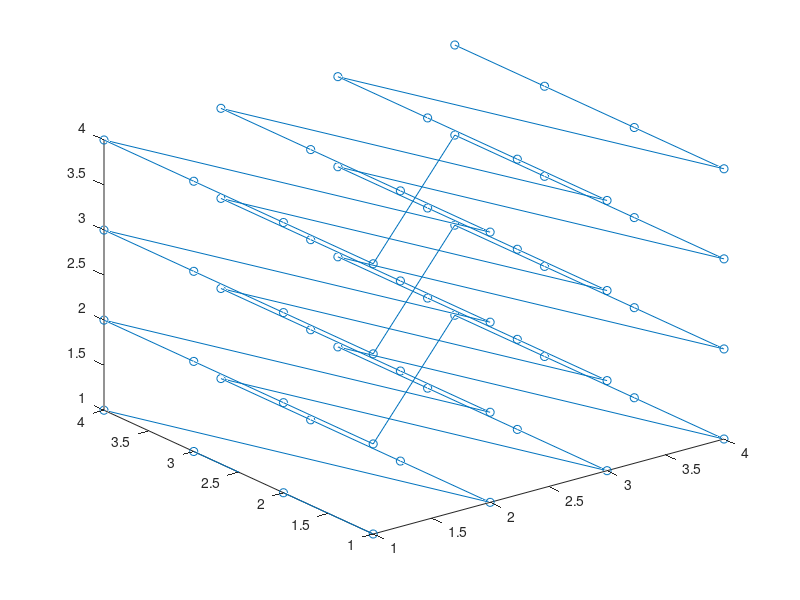

The MATLAB source for this figure: (Note: this script raises an error after producing the figure.)
DIM = 3;
NX = 4; 
if DIM == 1
    %[nodeX, nodeY, nodeZ] = meshgrid(linspace(0,1,NX),0,0);
    [nodeX, nodeY, nodeZ] = meshgrid(1:NX,0,0);
    [ijkX, ijkY, ijkZ] = meshgrid(1:NX,0,0); 
elseif DIM == 2
    %[nodeX, nodeY, nodeZ] = meshgrid(linspace(0,1,NX),linspace(0,1,NX),0);
    [nodeX, nodeY, nodeZ] = meshgrid(1:NX,1:NX,0);
    [ijkX, ijkY, ijkZ] = meshgrid(1:NX,1:NX,0); 
elseif DIM==3
    [nodeX, nodeY, nodeZ] = meshgrid(1:NX,1:NX,1:NX);
   % [nodeX, nodeY, nodeZ] = meshgrid(linspace(0,1,NX),linspace(0,1,NX),linspace(0,1,NX));
    [ijkX, ijkY, ijkZ] = meshgrid(1:NX,1:NX,1:NX);
else
    fprintf('Error, No support for dimensions greater than 3\n');
    return;
end

nodes = [nodeX(:), nodeY(:), nodeZ(:)];
ijk_ind = [ijkX(:), ijkY(:), ijkZ(:)];

%subplot(2,1,1)
plot3(nodes(:,1), nodes(:,2), nodes(:,3),'o-');

morton_ind = ijk_to_u(ijk_ind, DIM, [0,1]);

[temp morton_compressed_ind] = sort(morton_ind); 
s_nodes = nodes(morton_compressed_ind,:); 
%subplot(2,1,2)
plot3(s_nodes(:,1), s_nodes(:,2), s_nodes(:,3),'o-');
xlabel('k');
ylabel('i');
zlabel('j');
%plot(nodes(morton_ind,1), nodes(morton_ind,2),'o-');
